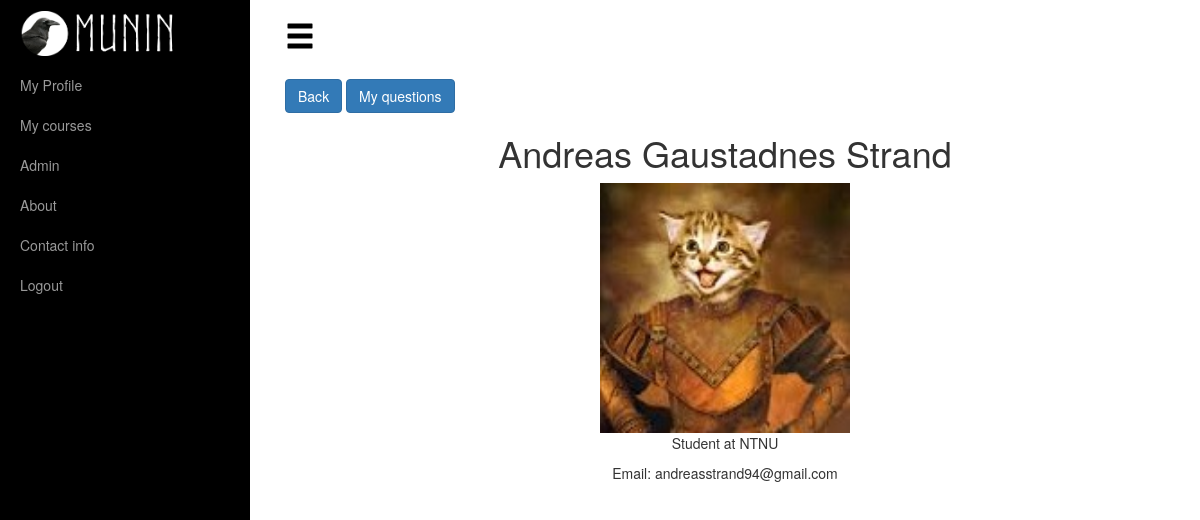
Screenshot of /user/anstra (signed in) with the database file from the repository.
### apps/registration/models.py (models this page shows, shortened)
class User(AbstractUser):
    middle_name = models.CharField(max_length=50, blank=True)
    ROLES = (
        ('S', 'Student'),
        ('P', 'Professor'),
        ('A', 'Admin'),
    )
    role = models.CharField(max_length=1, null=True, choices=ROLES, default='S')
    image = models.ImageField(upload_to=user_folder, default='placeholder-profile.jpg')
    school = models.ForeignKey(School, null=True)
    def get_full_name(self):
        if self.middle_name:
            if self.first_name == '':
                first_name = self.middle_name
            else:
                first_name = self.first_name + ' ' + self.middle_name
        else:
            first_name = self.first_name
        if first_name == '' and self.last_name == '':
            return self.username
        if self.last_name == '':
            return first_name
        if first_name == '':
            return self.last_name
        return first_name + ' ' + self.last_name

### apps/staticpages/models.py (models this page shows)
class School(models.Model):
    name = models.CharField(max_length=70)
    abbriviation = models.CharField(max_length=15)
    image = models.ImageField(upload_to='schools', default='placeholder-school-logo.jpg')
    telephone = models.CharField(max_length=12, blank=True)
    address = models.CharField(max_length=70, blank=True)
    place = models.CharField(max_length=40)
    webpage = models.CharField(max_length=150, blank=True)
    def __str__(self):
        return self.abbriviation

### apps/registration/views.py (the view)
# urls.py: url(r'^(?P<slug>[\w.@+-]+)$', views.Profile.as_view(), name='profile'),
class Profile(LoginRequiredMixin, generic.DetailView):
    model = User
    slug_field = 'username'
    template_name = 'registration/profile.html'

### templates/registration/profile.html (shortened to what this page needs)
{% extends "base.html" %}
{% load static %}
{% block content %}
        <div class="row">
            <div class="col-lg-12">
                <div class="align-left" style="padding-top: 25px">
                    <input class="btn btn-primary" type=button value="Back" onClick="history.go(-1);">
                    <a href="../my_questions" class="btn btn-primary">My questions</a>
                </div>
                <h1 class="frontpage-header">{{ user.get_full_name }}</h1>
                <div align="center">
                    <img src="/uploads/{{user.image}}" style="width: 250px; height: 250px">
                </div>
                <p class="frontpage-header">{{ user.get_role_display }} at {{ user.school }}</p>
                <p class="frontpage-header">Email: {{ user.email }}</p>
            </div>
        </div>
{% endblock content %}

### templates/registration/profile.html (style rules this page uses)
.frontpage-header { text-align: center; }

### rows the page displays
User: get_full_name "Andreas Gaustadnes Strand", image (picture), role "Student", school "NTNU", email "andreasstrand94@gmail.com"
